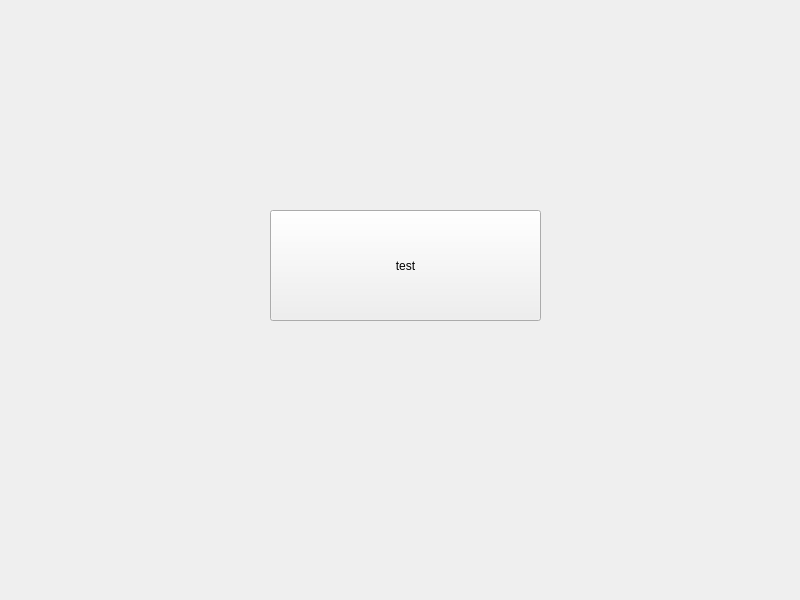
<?xml version="1.0" encoding="UTF-8"?>
<ui version="4.0">
 <class>Widget</class>
 <widget class="QWidget" name="Widget">
  <property name="geometry">
   <rect>
    <x>0</x>
    <y>0</y>
    <width>800</width>
    <height>600</height>
   </rect>
  </property>
  <property name="windowTitle">
   <string>Widget</string>
  </property>
  <widget class="QPushButton" name="pushButton">
   <property name="geometry">
    <rect>
     <x>270</x>
     <y>210</y>
     <width>271</width>
     <height>111</height>
    </rect>
   </property>
   <property name="text">
    <string>test</string>
   </property>
  </widget>
 </widget>
 <resources/>
 <connections/>
</ui>
